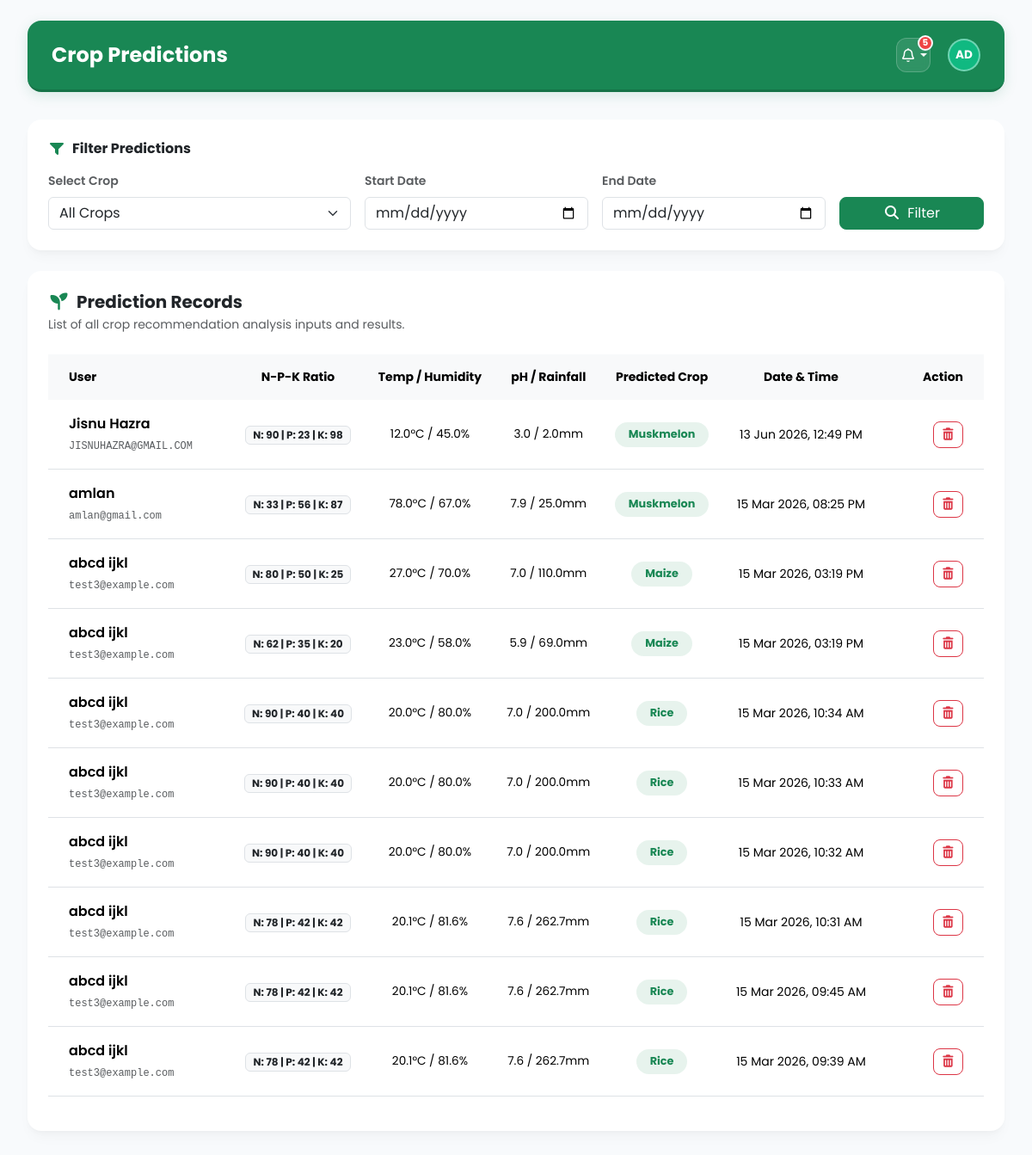
The page /admin_view_predictions/ (signed in) on the database as committed earlier.
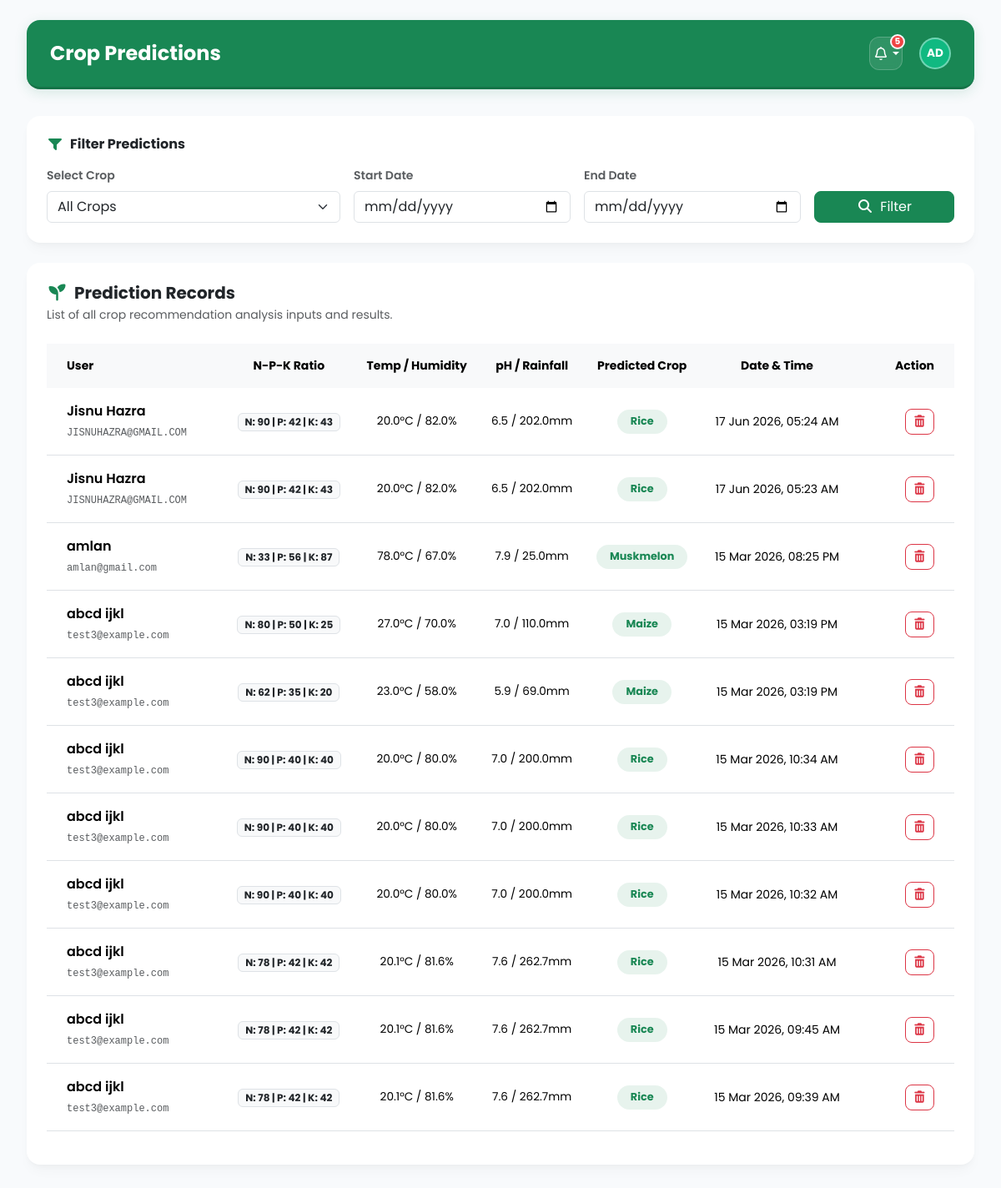
The same page on the database as committed later.
### recommender/models.py (models this page shows, shortened)
class Prediction(models.Model):
    user = models.ForeignKey(User, on_delete=models.CASCADE, related_name='predictions')
    N = models.FloatField()
    P = models.FloatField()
    K = models.FloatField()
    temperature = models.FloatField()
    humidity = models.FloatField()
    ph = models.FloatField()
    rainfall = models.FloatField()
    predicted_crop = models.CharField(max_length=15)
    created_at = models.DateTimeField(auto_now_add=True)
    class Meta:
        ordering = ['-created_at']

### recommender/views.py (the view)
# urls.py: path('admin_view_predictions/',admin_view_predictions,name='admin_view_predictions'),
@user_passes_test(is_staff, login_url='admin_login')
def admin_view_predictions(request):
    qs = Prediction.objects.select_related('user')
    crop = request.GET.get('crop')
    start = request.GET.get('start')
    end = request.GET.get('end')
    if crop:
        qs = qs.filter(predicted_crop__iexact=crop)
    d_start = parse_date(start) if start else None
    d_end = parse_date(end) if end else None
    if d_start:
        qs = qs.filter(created_at__date__gte=d_start)
    if d_end:
        qs = qs.filter(created_at__date__lte=d_end)
    qs = qs.order_by('-created_at')
    grouped_predictions = defaultdict(list)
    for p in qs:
        grouped_predictions[p.user].append(p)
    crops = (
        Prediction.objects
        .order_by('predicted_crop')
        .values_list('predicted_crop', flat=True)
        .distinct()
    )
    context = {
        "qs": qs,
        "grouped_predictions": grouped_predictions.items(),
        "crops": crops,
        "current_crop": crop,
        "start": start,
        "end": end,
    }
    return render(
        request,
        "admin_view_predictions.html",
        context
    )

### recommender/views.py (called while the page is built)
def is_staff(user):
    return user.is_authenticated and user.is_staff

### recommender/templates/admin_view_predictions.html (shortened to what this page needs)
{% extends 'admin_base.html' %}
{% load static %}
{% block page_title %}Crop Predictions{% endblock %}
{% block content %}
<div class="container-fluid p-0" style="animation: fadeIn 0.5s ease-in-out;">
    <div class="card dashboard-card border-0 mb-4">
        <div class="card-body p-4">
            <h6 class="fw-bold mb-3"><i class="fa-solid fa-filter text-success me-2"></i>Filter Predictions</h6>
            <form method="GET" action="{% url 'admin_view_predictions' %}" class="row g-3">
                <div class="col-md-4">
                    <label class="form-label small text-muted fw-semibold">Select Crop</label>
                    <select name="crop" class="form-select">
                        <option value="">All Crops</option>
                    </select>
                </div>
                <div class="col-md-3">
                    <label class="form-label small text-muted fw-semibold">Start Date</label>
                    <input type="date" name="start" value="{{ start|default:'' }}" class="form-control">
                </div>
                <div class="col-md-3">
                    <label class="form-label small text-muted fw-semibold">End Date</label>
                    <input type="date" name="end" value="{{ end|default:'' }}" class="form-control">
                </div>
                <div class="col-md-2 d-flex align-items-end">
                    <button type="submit" class="btn btn-success w-100 rounded-3">
                        <i class="fa-solid fa-magnifying-glass me-1"></i> Filter
                    </button>
                </div>
            </form>
        </div>
    </div>
    <div class="card dashboard-card border-0 mb-4">
        <div class="card-body p-4">
            <div class="d-flex align-items-center justify-content-between mb-4">
                <div>
                    <h5 class="fw-bold mb-1"><i class="fa-solid fa-seedling text-success me-2"></i>Prediction Records</h5>
                    <p class="text-muted small mb-0">List of all crop recommendation analysis inputs and results.</p>
                </div>
            </div>
            <div class="table-responsive">
                <table class="table table-hover align-middle">
                    <thead class="table-light text-muted small uppercase">
                        <tr>
                            <th class="border-0 px-4 py-3">User</th>
                            <th class="border-0 py-3 text-center">N-P-K Ratio</th>
                            <th class="border-0 py-3 text-center">Temp / Humidity</th>
                            <th class="border-0 py-3 text-center">pH / Rainfall</th>
                            <th class="border-0 py-3 text-center">Predicted Crop</th>
                            <th class="border-0 py-3 text-center">Date & Time</th>
                            <th class="border-0 px-4 py-3 text-end" style="width: 120px;">Action</th>
                        </tr>
                    </thead>
                    <tbody>
                        {% if qs %}
                            {% for p in qs %}
                                <tr>
                                    <td class="px-4 py-3">
                                        <div class="fw-semibold text-slate-800">{{ p.user.get_full_name|default:p.user.username }}</div>
                                        <span class="text-muted small font-monospace" style="font-size:0.75rem;">{{ p.user.username }}</span>
                                    </td>
                                    <td class="py-3 text-center">
                                        <span class="badge bg-light text-dark border px-2 py-1" style="font-size:0.75rem;">
                                            N: {{ p.N|floatformat:0 }} | P: {{ p.P|floatformat:0 }} | K: {{ p.K|floatformat:0 }}
                                        </span>
                                    </td>
                                    <td class="py-3 text-center text-slate-600" style="font-size: 0.85rem;">
                                        {{ p.temperature|floatformat:1 }}°C / {{ p.humidity|floatformat:1 }}%
                                    </td>
                                    <td class="py-3 text-center text-slate-600" style="font-size: 0.85rem;">
                                        {{ p.ph|floatformat:1 }} / {{ p.rainfall|floatformat:1 }}mm
                                    </td>
                                    <td class="py-3 text-center">
                                        <span class="badge bg-success bg-opacity-10 text-success fw-bold px-3 py-2 rounded-pill" style="font-size:0.8rem;">
                                            {{ p.predicted_crop|title }}
                                        </span>
                                    </td>
                                    <td class="py-3 text-center text-slate-500 small">
                                        {{ p.created_at|date:"d M Y, h:i A" }}
                                    </td>
                                    <td class="px-4 py-3 text-end">
                                        <a href="{% url 'admin_delete_prediction' p.id %}"
                                           class="btn btn-outline-danger btn-sm rounded-3"
                                           onclick="return confirm('Are you sure you want to delete this prediction?')">
                                            <i class="fa-solid fa-trash-can"></i>
                                        </a>
                                    </td>
                                </tr>
                            {% endfor %}
                        {% endif %}
                    </tbody>
                </table>
            </div>
        </div>
    </div>
</div>
{% endblock %}

### recommender/templates/admin_base.html (shortened to what this page needs)
<!DOCTYPE html>
{% load static %}
<html lang="en">
<head>
    <link href="https://cdn.jsdelivr.net/npm/bootstrap@5.3.8/dist/css/bootstrap.min.css" rel="stylesheet" />
    <link rel="stylesheet" href="https://cdnjs.cloudflare.com/ajax/libs/font-awesome/7.0.1/css/all.min.css" />
</head>
<body>
    <div class="main-content">
        <div class="header-bar">
            <div class="d-flex align-items-center">
                <h4 class="fw-bold mb-0">{% block page_title %}Dashboard{% endblock %}</h4>
            </div>
            <div class="header-actions">
                <div class="dropdown">
                    <div class="notification-btn dropdown-toggle" id="notifDropdown" data-bs-toggle="dropdown" aria-expanded="false" style="cursor: pointer;">
                        <i class="fa-regular fa-bell"></i>
                        <span class="notification-badge" id="notifBadge" style="display: none;">0</span>
                    </div>
                </div>
                <div class="d-flex align-items-center gap-2">
                    <div class="admin-avatar" style="width:38px; height:38px; font-size: 0.85rem; cursor: pointer; border: 2px solid rgba(255,255,255,0.4);" data-bs-toggle="offcanvas" data-bs-target="#adminDrawer">
                        {% if user.get_full_name %}
                            {{ user.first_name.0|upper }}{{ user.last_name.0|upper }}
                        {% else %}
                            AD
                        {% endif %}
                    </div>
                </div>
            </div>
        </div>
        {% block content %}{% endblock %}
    </div>
</body>
</html>

### recommender/templates/admin_base.html (style rules this page uses)
body { font-family: 'Poppins', sans-serif; background-color: #f8fafc; color: #1e293b; overflow-x: hidden; }
.admin-avatar { width: 40px; height: 40px; border-radius: 50%; background-color: #10b981; color: white; font-weight: bold; display: flex; align-items: center; justify-content: center; font-size: 0.95rem; }
.main-content { margin-left: 0; padding: 1.5rem 2rem; transition: all 0.3s ease; min-height: 100vh; display: flex; flex-direction: column; }
.header-bar { display: flex; align-items: center; justify-content: space-between; padding: 1.25rem 1.75rem; background: #198754; border-bottom: 3px solid #157347; margin-bottom: 2rem; border-radius: 1rem; box-shadow: 0 4px 15px rgba(25, 135, 84, 0.15); color: #ffffff; }
.header-bar h4 { color: #ffffff !important; }
.header-actions { display: flex; align-items: center; gap: 1.25rem; }
.notification-btn { background: rgba(255, 255, 255, 0.1); border: 1px solid rgba(255, 255, 255, 0.2); border-radius: 0.75rem; width: 40px; height: 40px; display: flex; align-items: center; justify-content: center; color: #ffffff; position: relative; cursor: pointer; transition: all 0.2s ease; backdrop-filter: blur(5px); }
.notification-badge { position: absolute; top: -4px; right: -4px; background-color: #ef4444; color: white; border-radius: 50%; font-size: 0.65rem; width: 18px; height: 18px; display: flex; align-items: center; justify-content: center; font-weight: bold; border: 2px solid #f8fafc; }
.dashboard-card { background-color: #ffffff; border-radius: 1rem; border: none; box-shadow: 0 4px 6px -1px rgba(0,0,0,0.02), 0 2px 4px -1px rgba(0,0,0,0.01), 0 10px 15px -3px rgba(0,0,0,0.03); transition: all 0.3s ease; }

Rows that differ between the two databases and show on the page:
removed Prediction: user.get_full_name "Jisnu Hazra", user.username "JISNUHAZRA@GMAIL.COM", N "90", P "23", K "98", temperature "12.0", humidity "45.0", ph "3.0", rainfall "2.0", predicted_crop "Muskmelon", created_at "13 Jun 2026, 12:49 PM"
added Prediction: user.get_full_name "Jisnu Hazra", user.username "JISNUHAZRA@GMAIL.COM", N "90", P "42", K "43", temperature "20.0", humidity "82.0", ph "6.5", rainfall "202.0", predicted_crop "Rice", created_at "17 Jun 2026, 05:24 AM"
added Prediction: user.get_full_name "Jisnu Hazra", user.username "JISNUHAZRA@GMAIL.COM", N "90", P "42", K "43", temperature "20.0", humidity "82.0", ph "6.5", rainfall "202.0", predicted_crop "Rice", created_at "17 Jun 2026, 05:23 AM"
